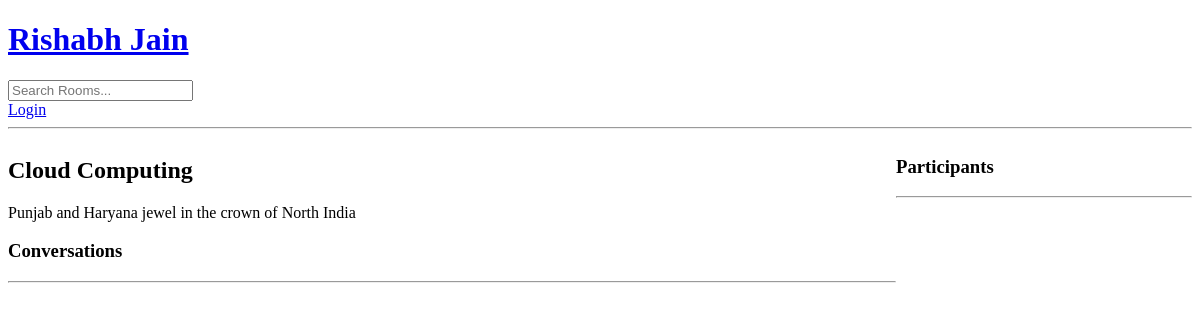
Page /room/4/ on the earlier database version.
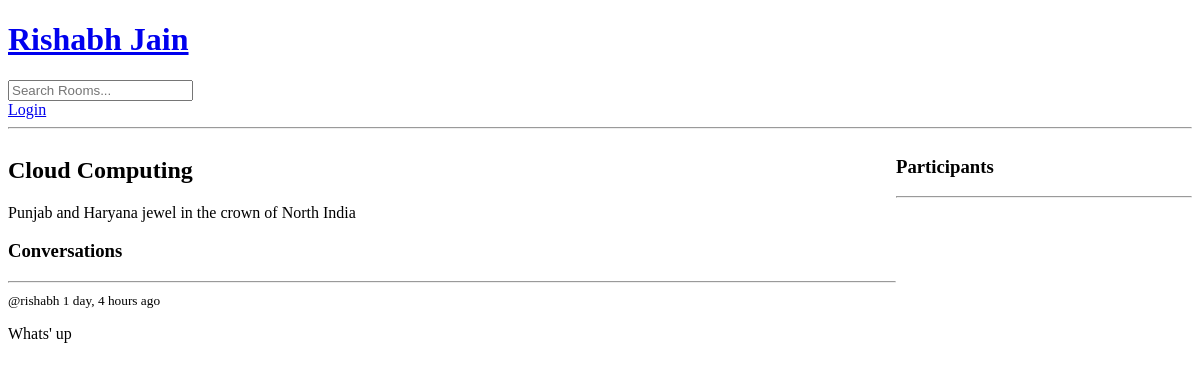
Same page on the later database version.
### base/models.py (models this page shows, shortened)
class Message(models.Model):
    user = models.ForeignKey(User, on_delete=models.CASCADE)
    room = models.ForeignKey(Room, on_delete=models.CASCADE)
    body = models.TextField()
    updated = models.DateTimeField(auto_now=True)
    created = models.DateTimeField(auto_now_add=True)
    class Meta:
        ordering = ['-updated', '-created']

### base/views.py (the view, shortened to what this page needs)
# urls.py: path('room/<str:pk>/', views.room, name="room"),
def room(request, pk):
    room = Room.objects.get(id=pk)
    room_messages = room.message_set.all()
    participants = room.participants.all()
    context = {'room':room, 'room_messages':room_messages, "participants" : participants}
    return render(request, 'base/room.html', context)

### base/templates/base/room.html (shortened to what this page needs)
{% extends 'main.html' %}
{% block content %}
<div class="room-container">
    <div>
        <h2>{{room.name}}</h2>
        <p>{{room.description}}</p>
        <div class="comment-wrapper">
            <h3>Conversations</h3>
            <hr>
            {% for message in room_messages %}
            <div>
                <small>@{{message.user}} {{message.created | timesince}} ago</small>
                <p>{{message.body}}</p>
            </div>
            {% endfor %}
        </div>
    </div>
    <div>
        <h3>Participants</h3>
        <hr>
    </div>
</div>
{% endblock content %}

Differences in the rows shown:
added Message: user "rishabh", created "1 day, 4 hours", body "Whats' up"
